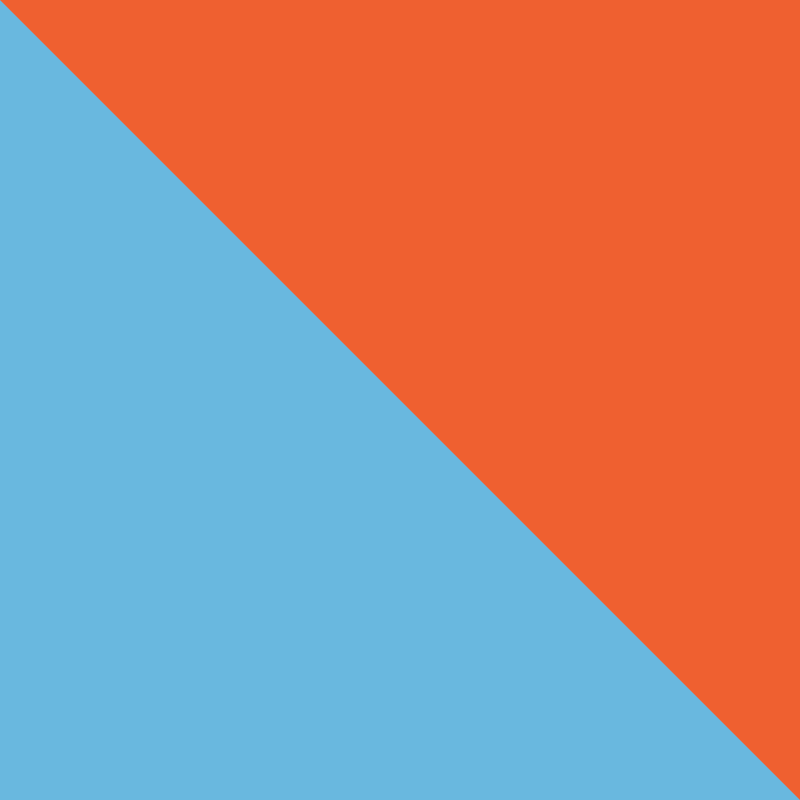
Frame 1 (no input)
Frame 60 (the mouse pressed at the canvas centre just before this capture): identical to frame 1, image omitted
Frame 120 (the mouse held since frame 60 and released just before this capture): identical to frame 1, image omitted

The Processing sketch that drew this single still picture (run headless with seeded random() and noise(); from frame 60 on, the mouse is pressed at the canvas centre):

// Processing sketch: pattern_01
// ── pattern_01.pde
// Start with some nice colors :)
color orange = color(239, 96, 48);
color blue = color(105, 184, 223);

void setup() {
	size(800, 800);
	background(blue);
	noStroke();
	// Create a 2D array of points that can form the vertices of our triangle
	int[][] trianglePoints = {{0, 0}, {0, height}, {width, height}, {width, 0}};
	// We need a random number between 0 and 3 (inclusive)
	int rand = int(random(4));
	fill(orange);
	// We draw a triangle by starting with a random vertex, and then picking the next two vertices in the array
	// as the other vertices of our triangle
	triangle(trianglePoints[rand][0], trianglePoints[rand][1], trianglePoints[(rand + 1) % 4][0], trianglePoints[(rand + 1) % 4][1], trianglePoints[(rand + 2) % 4][0], trianglePoints[(rand + 2) % 4][1]);
}

void draw() {

}
